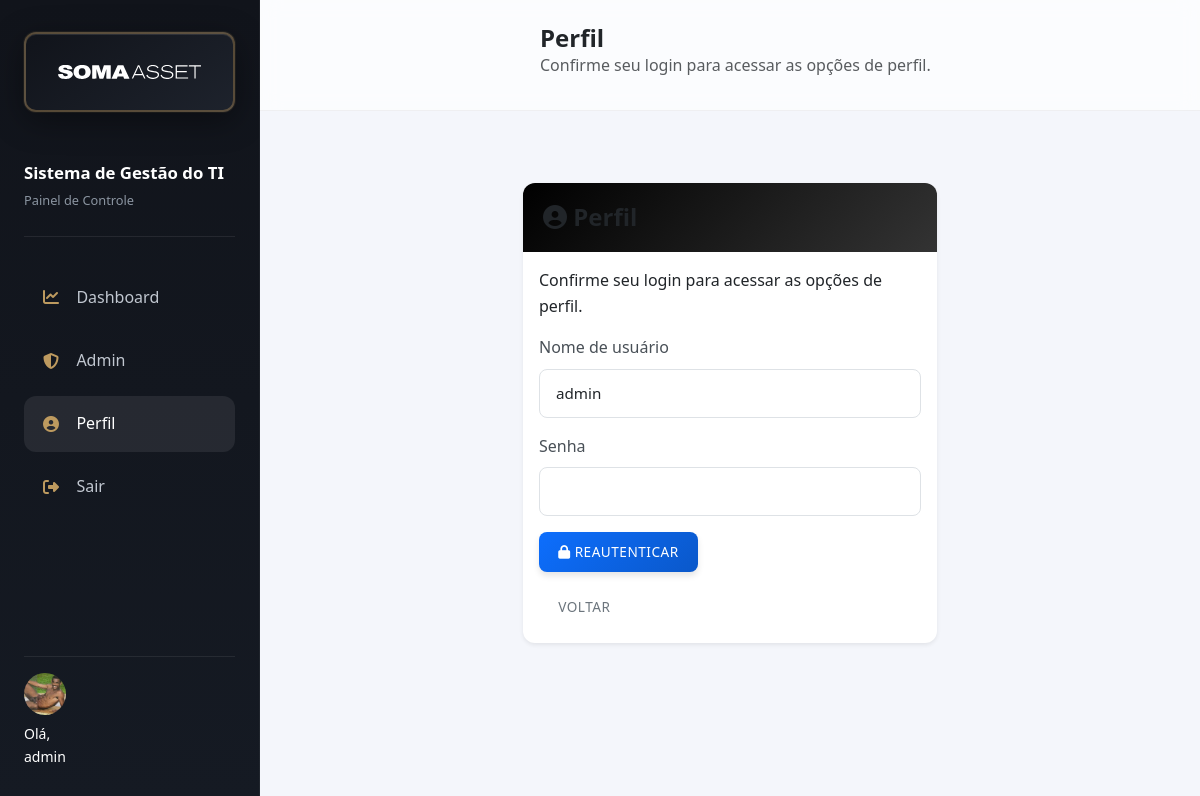
Screenshot of /perfil (signed in) with the database file from the repository.
### app/models/__init__.py (models this page shows, shortened)
class User(db.Model, UserMixin):
    __tablename__ = 'users'
    id = db.Column(db.Integer, primary_key=True, autoincrement=True)
    username = db.Column(db.String(150), unique=True, nullable=False, index=True)
    password = db.Column(db.String(255), nullable=False)  # Aumentado para hash seguro
    role = db.Column(db.String(50), nullable=False, default='usuario')
    area = db.Column(db.String(255), nullable=False, default='')
    localizacao = db.Column(db.String(255), nullable=False, default='')
    ativo = db.Column(db.Boolean, default=True, nullable=False)  # Se usuário está ativo/bloqueado
    data_criacao = db.Column(db.DateTime, default=now_gmt3, nullable=False)
    data_atualizacao = db.Column(db.DateTime, default=now_gmt3, onupdate=now_gmt3)
    foto_perfil = db.Column(db.String(255), nullable=True)
    ultimo_login = db.Column(db.DateTime, nullable=True)
    tentativas_login_falhas = db.Column(db.Integer, default=0)  # Para detecção de força bruta
    bloqueado_ate = db.Column(db.DateTime, nullable=True)  # Bloqueio temporário após X tentativas
    chamadas = db.relationship('Chamada', backref='usuario', lazy=True, cascade='all, delete-orphan')
    @property
    def is_admin(self):
        return self.role == 'admin'
    @property
    def is_active(self):
        if not self.ativo:
            return False
        if self.bloqueado_ate:
            if datetime.now(timezone(timedelta(hours=-3))) < self.bloqueado_ate:
                return False
            self.bloqueado_ate = None
            db.session.commit()
        return True

### app/routes/auth.py (the view, shortened to what this page needs)
@auth_bp.route('/perfil', methods=['GET', 'POST'])
@login_required
def perfil():
    if session.get('perfil_verified'):
        return render_template('profile.html', usuario=current_user.username, foto_perfil=current_user.foto_perfil)
    if 'perfil_previous' not in session:
        anterior = request.referrer
        if anterior and not anterior.endswith(url_for('auth.perfil')):
            session['perfil_previous'] = anterior
        else:
            session['perfil_previous'] = url_for('main.index')
    return render_template('profile_auth.html', usuario=current_user.username)

### templates/profile_auth.html (shortened to what this page needs)
{% extends "base.html" %}
{% set active_page = 'perfil' %}
{% block page_heading %}Perfil{% endblock %}
{% block page_subtitle %}Confirme seu login para acessar as opções de perfil.{% endblock %}
{% block content %}
    <div class="container py-5">
        <div class="row justify-content-center">
            <div class="col-md-6">
                <div class="card shadow-sm">
                    <div class="card-header bg-primary text-white">
                        <h4 class="mb-0"><i class="fas fa-user-circle"></i> Perfil</h4>
                    </div>
                    <div class="card-body">
                        <p>Confirme seu login para acessar as opções de perfil.</p>
                        <form method="POST" action="{{ url_for('auth.perfil') }}">
                            <div class="mb-3">
                                <label for="username" class="form-label">Nome de usuário</label>
                                <input type="text" class="form-control" id="username" name="username" required value="{{ usuario }}">
                            </div>
                            <div class="mb-3">
                                <label for="password" class="form-label">Senha</label>
                                <input type="password" class="form-control" id="password" name="password" required>
                            </div>
                            <button type="submit" class="btn btn-primary">
                                <i class="fas fa-lock"></i> Reautenticar
                            </button>
                        </form>
                        <div class="mt-3">
                            <a href="{{ url_for('main.index') }}" class="btn btn-outline-secondary">Voltar</a>
                        </div>
                    </div>
                </div>
            </div>
        </div>
    </div>
{% endblock %}

### templates/base.html (shortened to what this page needs)
<!DOCTYPE html>
<html lang="pt-BR">
<head>
    <link href="https://cdn.jsdelivr.net/npm/bootstrap@5.3.0/dist/css/bootstrap.min.css" rel="stylesheet">
    <link href="https://cdnjs.cloudflare.com/ajax/libs/font-awesome/6.4.0/css/all.min.css" rel="stylesheet">
    <link rel="stylesheet" href="{{ url_for('static', filename='css/style.css') }}">
</head>
<body>
    <div class="app-shell">
        <aside class="dashboard-sidebar">
            <button class="sidebar-toggle" id="sidebarToggle" aria-label="Fechar menu">
                <div class="sidebar-toggle-content">
                    <img src="{{ url_for('static', filename='img/SomaAssetLogoDark.svg') }}" alt="Menu" class="sidebar-toggle-logo" />
                </div>
            </button>
            <div class="sidebar-brand d-flex align-items-center">
                <div>
                    <span class="brand-name">Sistema de Gestão do TI</span>
                    <small class="brand-tag">Painel de Controle</small>
                </div>
            </div>
            <nav class="sidebar-nav">
                {% if current_user.is_admin %}
                <a class="sidebar-link {% if active_page == 'dashboard' %}active{% endif %}" href="{{ url_for('main.index') }}" onclick="navigateToSection('dashboard', '{{ url_for('main.index') }}'); return false;">
                    <i class="fas fa-chart-line"></i>
                    <span>Dashboard</span>
                </a>
                <a class="sidebar-link {% if active_page == 'admin' %}active{% endif %}" href="{{ url_for('main.admin') }}">
                    <i class="fas fa-shield-alt"></i>
                    <span>Admin</span>
                </a>
                {% else %}
                <a class="sidebar-link {% if active_page == 'chamadas' %}active{% endif %}" href="{{ url_for('main.index') }}" onclick="navigateToSection('chamadas', '{{ url_for('main.index') }}'); return false;">
                    <i class="fas fa-bell"></i>
                    <span>Chamadas</span>
                </a>
                {% endif %}
                <a class="sidebar-link {% if active_page == 'perfil' %}active{% endif %}" href="{{ url_for('auth.perfil') }}">
                    <i class="fas fa-user-circle"></i>
                    <span>Perfil</span>
                </a>
                <a class="sidebar-link" href="{{ url_for('auth.logout') }}">
                    <i class="fas fa-sign-out-alt"></i>
                    <span>Sair</span>
                </a>
            </nav>
            <div class="sidebar-footer">
                <div class="sidebar-user">
                    <div class="user-avatar">
                        {% if current_user.foto_perfil %}
                        <img src="{{ url_for('static', filename='uploads/avatars/' + current_user.foto_perfil) }}" alt="Foto de perfil">
                        {% else %}
                        <i class="fas fa-user"></i>
                        {% endif %}
                    </div>
                    <div class="sidebar-user-info">
                        <p class="mb-0 text-white small">Olá,</p>
                        <p class="mb-0 text-white small sidebar-user-name">{{ current_user.username|default('Usuário', true) }}</p>
                    </div>
                </div>
            </div>
        </aside>
        <div class="content-area">
            {% if current_user.is_admin %}
            <header class="dashboard-header">
                <div>
                    <h1>{% block page_heading %}Painel{% endblock %}</h1>
                    <p class="text-muted mb-0">{% block page_subtitle %}Uma visão prática do Sistema de Gestão do TI.{% endblock %}</p>
                </div>
            </header>
            {% endif %}
            <main class="main-content container-fluid py-4">
                {% block content %}{% endblock %}
            </main>
        </div>
    </div>
</body>
</html>

### rows the page displays
User: foto_perfil (picture), username "admin"
